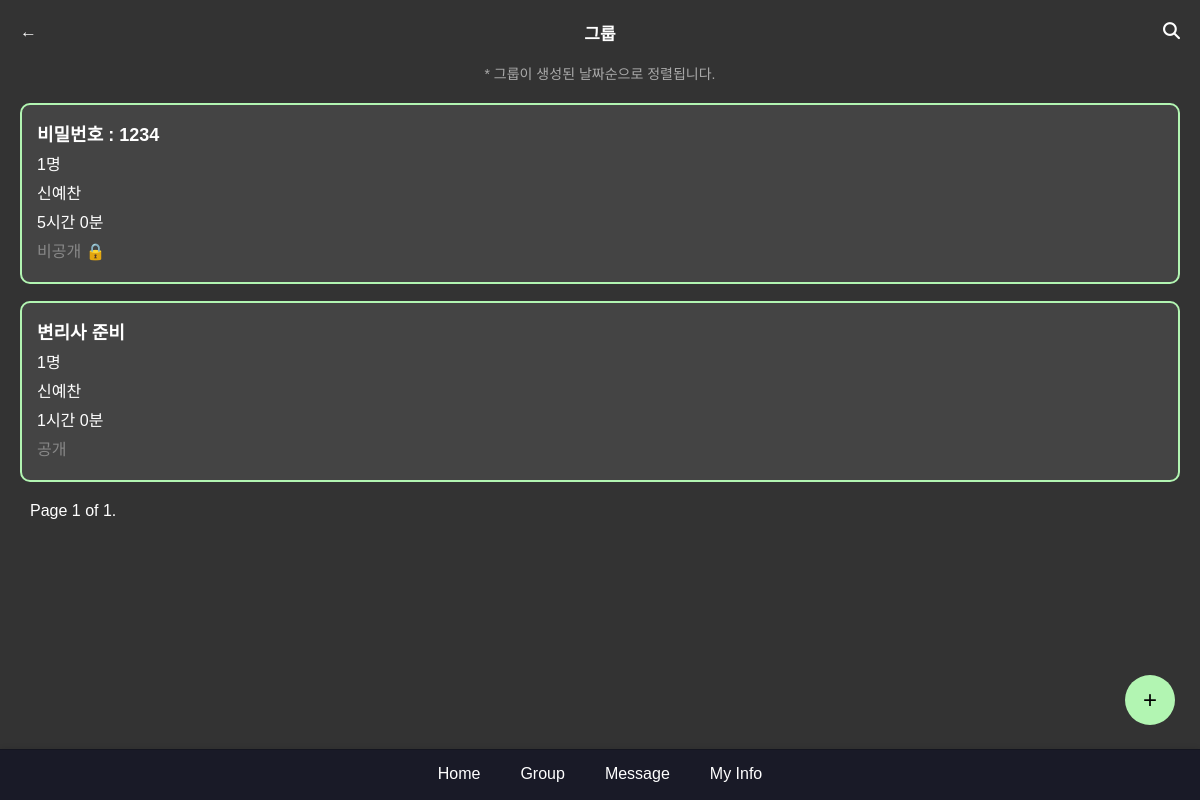
/group/allgroup/ (signed in), run on the app's committed database.
### group/models.py (models this page shows, shortened)
class Group(models.Model):
    title = models.CharField(max_length=100)
    goals = models.IntegerField(default=0, help_text='목표 시간을 분 단위로 입력해주세요')
    master = models.ForeignKey(settings.AUTH_USER_MODEL, related_name='mastered_groups', on_delete=models.CASCADE)
    users = models.ManyToManyField(settings.AUTH_USER_MODEL, related_name='user_groups')
    password = models.CharField(max_length=128, blank=True, null=True)
    information = models.TextField(blank=True, null=True)
    is_private = models.BooleanField(default=False)
    created_at = models.DateTimeField(auto_now_add=True)

### main/models.py (models this page shows)
class CustomUser(AbstractUser):
    following = models.ManyToManyField(
        "self", #User 인스턴스가 다른 인스턴스 참조
        verbose_name="팔로우 중인 사용자들",
        related_name="followers",
        symmetrical=False,
        through="relationship.Relationship"
    )
    top_apps = models.JSONField(default=dict, blank=True, null=True)
    total_screentimes = models.IntegerField(blank=True, null=True)

### group/views.py (the view)
# urls.py: path('allgroup/', views.all_group, name='all_group'),
def all_group(request):
    groups = Group.objects.all().order_by('-created_at')
    paginator = Paginator(groups, 10)  # 페이지당 10개의 그룹을 표시
    page_number = request.GET.get('page')
    page_obj = paginator.get_page(page_number)
    user = request.user
    if request.method == 'POST':
        form = GroupForm(request.POST)
        if form.is_valid():
            group = form.save(commit=False)
            group.master = user
            group.save()
            group.users.add(user)
            return redirect('group_room', group_id=group.id)
    else:
        form = GroupForm()
    return render(request, 'group/all_group.html', {'page_obj': page_obj, 'form': form})

### main/templatetags/time_filters.py (called while the page is built)
@register.filter
def display_time(total_minutes):
    try:
        total_minutes = int(total_minutes)
        hours = total_minutes // 60
        minutes = total_minutes % 60
        return f"{hours}시간 {minutes}분"
    except (ValueError, TypeError):
        return "Invalid time"

### group/templates/group/all_group.html (shortened to what this page needs)
{% extends 'base.html' %} {% load static %} {% block extra_css %}<link
  rel="stylesheet"
  href="{% static 'css/group.css' %}"
/>{% endblock %} {% block content %}
<div class="groupAddContainer">
  <div class="groupDiv">
    <header class="groupAddHeader">
      {% if user.is_authenticated %}
      <a
        href="{% url 'my_group' %}"
        class="groupAdd-back-button"
        id="cancelButton"
        >←</a
      >
      {% endif %}
      <a class="groupAddTitle">그룹</a>
      <a href="{% url 'search_group' %}" class="groupAdd-search-button">
        <i class="fas fa-search"></i>
      </a>
    </header>
    <button class="add-button" onclick="openAddOverlay()">+</button>
    <p class="groupAddNotice">* 그룹이 생성된 날짜순으로 정렬됩니다.</p>
    {% if page_obj.object_list %}
    <div class="groupAdd-list">
      {% for group in page_obj %}
      <a href="{% url 'account_group' group.id %}" class="groupAdd-item">
        <h2>{{ group.title }}</h2>
        <p>{{ group.users.count }}명</p>
        <p>{{ group.master.username }}</p>
        {% load time_filters %}
        <p>{{ group.goals|display_time}}</p>
        <p class="private">
          {% if group.is_private %}비공개 🔒{% else %}공개{% endif %}
        </p>
      </a>
      {% endfor %}
    </div>
    <div class="pagination">
      <span class="step-links">
        <span class="current">
          Page {{ page_obj.number }} of {{ page_obj.paginator.num_pages }}.
        </span>
      </span>
    </div>
  </div>
</div>
{% else %}
<p class="wlsakr">생성된 그룹이 없습니다. 그룹을 만들어 주세요.</p>
{% endif %}
{% endblock %}

### main/static/css/styles.css (style rules this page uses)
body { margin: 0; }

### main/static/css/group.css (style rules this page uses)
body { font-family: Arial, sans-serif; background-color: #1c1c1e; color: #fff; }
body { font-family: Arial, sans-serif; background-color: #333; color: #fff; margin: 0; padding: 0; }
.groupAddContainer { width: 100%; margin: 0px; padding: 0px; }
.groupAddTitle { font-size: 17px; font-weight: bold; }
.groupAddHeader { position: fixed; top: 0px; width: 100%; display: flex; justify-content: space-between; align-items: center; padding: 19.5px 0; border-bottom: 1px solid #333; background-color: #333; }
.groupAdd-back-button, .groupAdd-search-button { background: none; border: none; color: #fff; font-size: 17px; text-decoration: none; padding: 0px 20px; }
.groupAddNotice { font-size: 14px; color: #aaa; text-align: center; margin-bottom: 20px; margin-top: 63px; }
.groupAdd-list { margin-bottom: 20px; padding: 0px 20px; }
.groupAdd-item { background-color: #444; border: 2px solid #b2f5b2; padding: 15px; margin-bottom: 17px; border-radius: 10px; display: block; color: #fff; text-decoration: none; }
.groupAdd-item h2 { margin: 0; font-size: 18px; }
.groupAdd-item p { margin: 5px 0; }
.groupAdd-item .private { color: #888; }
.add-button { background-color: #b2f5b2; color: #000; border: none; border-radius: 50%; width: 50px; height: 50px; font-size: 24px; position: fixed; bottom: 75px; right: 25px; cursor: pointer; display: flex; justify-content: center; align-items: center; text-decoration: none; }
.pagination { padding-left: 30px; margin-bottom: 150px; }

### data on the page
Group: title "비밀번호 : 1234", users.count "1", master.username "신예찬", goals|display_time "5시간 0분", is_private "비공개 🔒"
Group: title "변리사 준비", users.count "1", master.username "신예찬", goals|display_time "1시간 0분", is_private "공개"

### other printed values
{{ page_obj.number }} "1"
{{ page_obj.paginator.num_pages }} "1"
